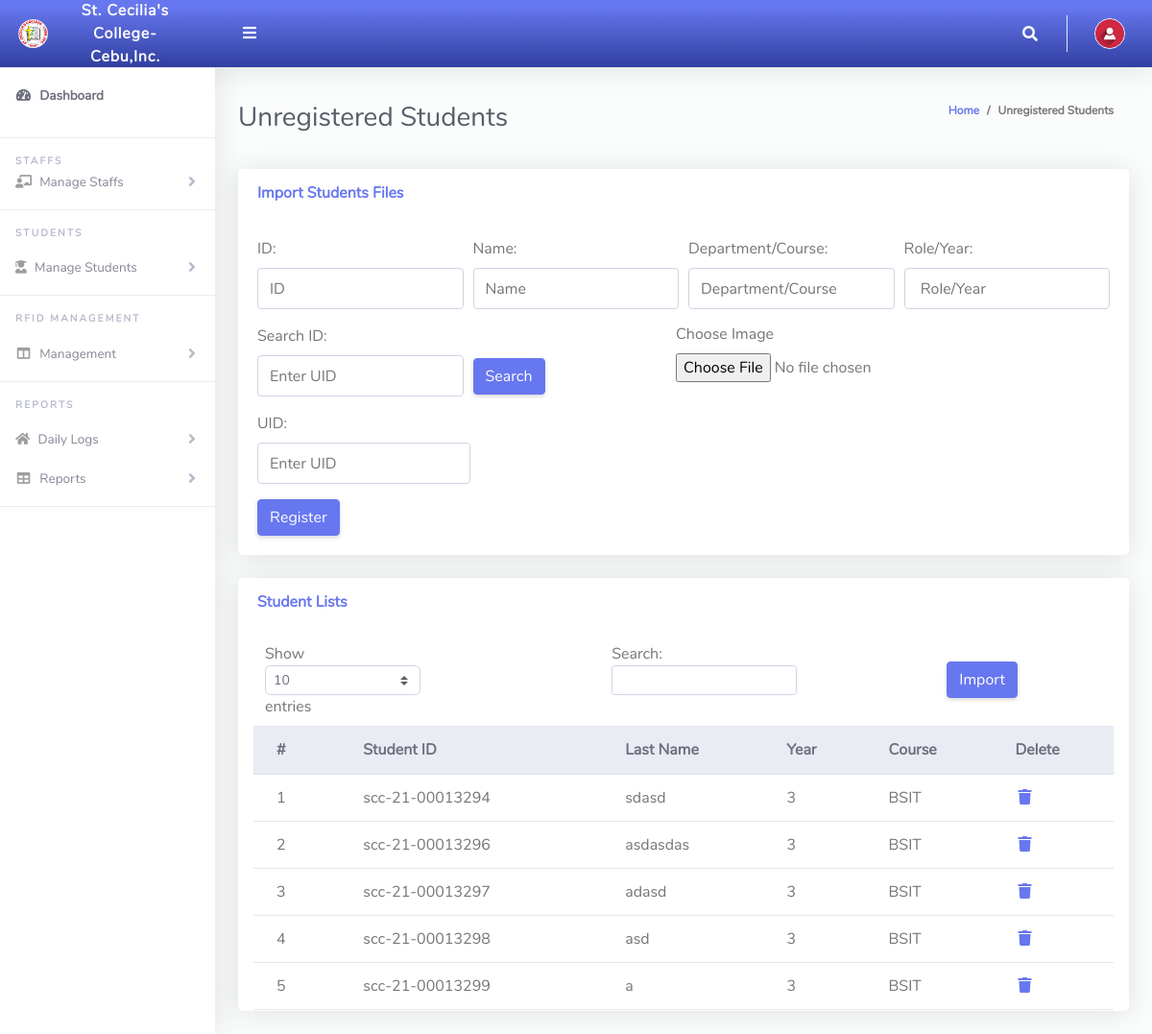
/Admin/studentunre.php, run on the app's committed database.
### tables this page shows
CREATE TABLE `student_list` (
  `student_id` int(11) NOT NULL,
  `student_id_number` varchar(20) NOT NULL,
  `student_name` varchar(100) NOT NULL,
  `year` int(11) NOT NULL,
  `course` varchar(100) NOT NULL
);

### Admin/studentunre.php (the view, shortened to what this page needs)
<?php
include '../Includes/dbcon.php';
?>
<!DOCTYPE html>
<html lang="en">
<head>
  <link href="../vendor/fontawesome-free/css/all.min.css" rel="stylesheet" type="text/css">
  <link href="../vendor/bootstrap/css/bootstrap.min.css" rel="stylesheet" type="text/css">
  <link href="css/ruang-admin.min.css" rel="stylesheet">
</head>
<body id="page-top">
  <div id="wrapper">
      <?php include "Includes/sidebar.php";?>
    <div id="content-wrapper" class="d-flex flex-column">
      <div id="content">
       <?php include "Includes/topbar.php";?>
        <div class="container-fluid" id="container-wrapper">
          <div class="d-sm-flex align-items-center justify-content-between mb-4">
            <h1 class="h3 mb-0 text-gray-800">Unregistered Students</h1>
            <ol class="breadcrumb">
              <li class="breadcrumb-item"><a href="./">Home</a></li>
              <li class="breadcrumb-item active" aria-current="page">Unregistered Students</li>
            </ol>
          </div>
          <div class="row">
            <div class="col-lg-12">
              <div class="card mb-4">
                <div class="card-header py-3 d-flex flex-row align-items-center justify-content-between">
                  <h6 class="m-0 font-weight-bold text-primary">Import Students Files</h6>
                </div>
                <div class="card-body">
                                 <form method="post" enctype="multipart/form-data" action="registerstud.php">
                                    <div class="form-row">
                                        <div class="form-group col-md-3">
                                            <label for="id">ID:</label>
                                            <input type="text" class="form-control" id="id" name="id" placeholder="ID">
                                        </div>
                                        <div class="form-group col-md-3">
                                            <label for="name">Name:</label>
                                            <input type="text" class="form-control" id="name" name="name"
                                                placeholder="Name">
                                        </div>
                                        <div class="form-group col-md-3">
                                            <label for="department">Department/Course:</label>
                                            <input type="text" class="form-control" id="department" name="department"
                                                placeholder="Department/Course">
                                        </div>
                                        <div class="form-group col-md-3">
                                            <label for="role_year">Role/Year:</label>
                                            <input type="text" class="form-control" id="role_year" name="role_year"
                                                placeholder=" Role/Year">
                                        </div>
                                    </div>
                                    <div class="form-row">
                                        <div class="form-group col-md-3">
                                            <label for="search_id">Search ID:</label>
                                            <input type="text" class="form-control" id="search_id" name="search_id"
                                                placeholder="Enter UID" autocomplete="on">
                                        </div>
                                        <div class="form-group col-md-3">
                                            <button type="button" id="searchButton" class="btn btn-primary"
                                                style="margin-top: 35px;  ">Search</button>
                                        </div>
                                    </div>
                                    <div class="form-group">
                                        <label for="uid">UID:</label>
                                        <input type="text" class="form-control" id="uid" name="uid"
                                            placeholder="Enter UID" required style="width: 25%;">
                                    </div>
                                    <div class="col-md-6" style="float: right; position: absolute; top: 150px; right: 20px; margin-top: 10px;">
                                            <div class="form-group">
                                                <label for="image">Choose Image</label>
                                                <input type="file" class="form-control-file" id="image" name="image"
                                                    accept="image/*">
                                            </div>
                                    </div>
                                    <button type="submit" name="register" class="btn btn-primary">Register</button>
                                </form>
                </div>
              </div>
                 <div class="row">
              <div class="col-lg-12">
              <div class="card mb-4">
                <div class="card-header py-3 d-flex flex-row align-items-center justify-content-between">
                  <h6 class="m-0 font-weight-bold text-primary">Student Lists</h6>
                </div>
                <div class="table-responsive p-3"  style="max-height: 400px; overflow-y: auto;">
                  <table class="table align-items-center table-flush table-hover" id="dataTableHover">
                  <form method="post">
                    <button type="button" onclick="openPopup()" class="btn btn-primary" style="    float: right;
                    margin-top: 20px; margin-right: 100px">Import</button>
                    </form>
                    <thead class="thead-light">
                    <tr>
                      <th>#</th>
                      <th>Student ID</th>
                      <th>Last Name</th>
                      <th>Year</th>
                      <th>Course</th>
                      <th>Delete</th>
                   </tr>
                    </thead>
                    <tbody>
                          <?php
                          $query = "SELECT sl.* FROM student_list sl
                                                        LEFT JOIN blockrfidstud br ON sl.student_id = br.studentregis_id
                                                        LEFT JOIN registeredrfid_student rr ON sl.student_id = rr.student_id
                                                        WHERE br.studentregis_id IS NULL AND rr.student_id IS NULL";
                          $rs = $conn->query($query);
                          $sn = 0;
                          if ($rs->num_rows > 0) {
                              while ($rows = $rs->fetch_assoc()) {
                                  $sn++;
                                  echo "<tr onclick='populateForm(\"".$rows['student_id_number']."\", \"".$rows['student_name']."\", \"".$rows['course']."\", \"".$rows['year']."\")'>
                                          <td>".$sn."</td>
                                          <td>".$rows['student_id_number']."</td>
                                          <td>".$rows['student_name']."</td>
                                          <td>".$rows['year']."</td>
                                          <td>".$rows['course']."</td>
                                          <td><a href='?action=delete&Id=".$rows['student_id']."'><i class='fas fa-fw fa-trash'></i></a></td>
                                      </tr>";
                              }
                          } else {
                              echo "<tr><td colspan='6'>No Record Found!</td></tr>";
                          }
                          ?>
                  </tbody>
                    </table>
                </div>
              </div>
            </div>
            </div>
          </div>
        </div>
      </div>
    </div>
  </div>
</body>
</html>

### Admin/Includes/sidebar.php (shortened to what this page needs)
<ul class="navbar-nav sidebar sidebar-light accordion " style="position: sticky;" id="accordionSidebar">
    <a class="sidebar-brand d-flex align-items-center bg-gradient-primary  justify-content-center" href="index.php">
        <div class="sidebar-brand-icon">
            <img src="img/logo/logo.jpg">
        </div>
        <div class="sidebar-brand-text mx-3">St. Cecilia's College-Cebu,Inc.</div>
    </a>
    <hr class="sidebar-divider my-0">
    <li class="nav-item active">
        <a class="nav-link" href="index.php">
            <i class="fas fa-fw fa-tachometer-alt"></i>
            <span>Dashboard</span></a>
    <hr class="sidebar-divider">
    <div class="sidebar-heading">
        Staffs
    </div>
    <li class="nav-item">
        <a class="nav-link collapsed" href="#" data-toggle="collapse" data-target="#collapseBootstrapassests" aria-expanded="true" aria-controls="collapseBootstrapassests">
            <i class="fas fa-chalkboard-teacher"></i>
            <span>Manage Staffs</span>
        </a>
    </li>
    <hr class="sidebar-divider">
    <div class="sidebar-heading">
        Students
    </div>
    </li>
    <li class="nav-item">
        <a class="nav-link collapsed" href="#" data-toggle="collapse" data-target="#collapseBootstrap2" aria-expanded="true" aria-controls="collapseBootstrap2">
            <i class="fas fa-user-graduate"></i>
            <span>Manage Students</span>
        </a>
    </li>
    <hr class="sidebar-divider">
      <div class="sidebar-heading">
      RFID Management
      </div>
      <li class="nav-item">
        <a class="nav-link collapsed" href="#" data-toggle="collapse" data-target="#collapsePage" aria-expanded="true"
          aria-controls="collapsePage">
          <i class="fas fa-fw fa-columns"></i>
          <span>Management</span>
        </a>
      </li>
      <hr class="sidebar-divider">
      <div class="sidebar-heading">
        Reports
      </div>
      <li class="nav-item">
        <a class="nav-link collapsed" href="#" data-toggle="collapse" data-target="#collapseBootstrapschemes"
          aria-expanded="true" aria-controls="collapseBootstrapschemes">
          <i class="fas fa-home"></i>
          <span>Daily Logs</span>
        </a>
      </li>
      <li class="nav-item">
        <a class="nav-link collapsed" href="#" data-toggle="collapse" data-target="#collapseTable" aria-expanded="true"
          aria-controls="collapseTable">
          <i class="fas fa-fw fa-table"></i>
          <span>Reports</span>
        </a>
      </li>
    <hr class="sidebar-divider">
</ul>

### Admin/Includes/topbar.php (shortened to what this page needs)
<nav class="navbar navbar-expand navbar-light bg-gradient-primary topbar mb-4 static-top">
          <button id="sidebarToggleTop" class="btn btn-link rounded-circle mr-3">
            <i class="fa fa-bars"></i>
          </button>
          <ul class="navbar-nav ml-auto">
            <li class="nav-item dropdown no-arrow">
              <a class="nav-link dropdown-toggle" href="#" id="searchDropdown" role="button" data-toggle="dropdown"
                aria-haspopup="true" aria-expanded="false">
                <i class="fas fa-search fa-fw"></i>
              </a>
            </li>
            <li class="nav-item dropdown no-arrow">
              <a class="nav-link dropdown-toggle" href="#" id="userDropdown" role="button" data-toggle="dropdown"
                aria-haspopup="true" aria-expanded="false">
                <img class="img-profile rounded-circle" src="img/user-icn.png" style="max-width: 60px">
              </a>
            </li>
          </ul>
        </nav>

### data on the page
student_list: student_id_number "scc-21-00013294", student_name "sdasd", year "3", course "BSIT"
student_list: student_id_number "scc-21-00013296", student_name "asdasdas", year "3", course "BSIT"
student_list: student_id_number "scc-21-00013297", student_name "adasd", year "3", course "BSIT"
student_list: student_id_number "scc-21-00013298", student_name "asd", year "3", course "BSIT"
student_list: student_id_number "scc-21-00013299", student_name "a", year "3", course "BSIT"
